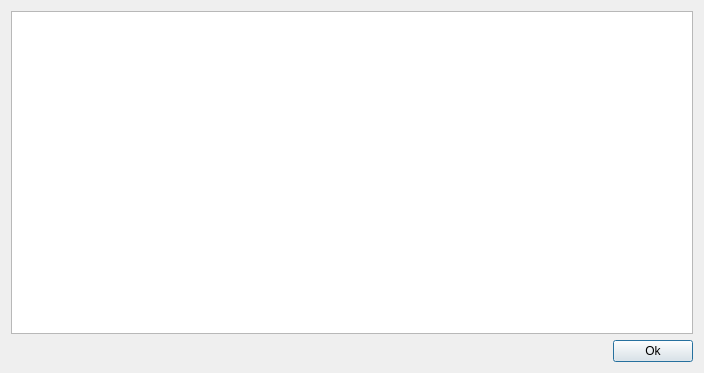
<?xml version="1.0" encoding="UTF-8"?>
<ui version="4.0">
 <class>ShowDailyPatients</class>
 <widget class="QDialog" name="ShowDailyPatients">
  <property name="geometry">
   <rect>
    <x>0</x>
    <y>0</y>
    <width>704</width>
    <height>373</height>
   </rect>
  </property>
  <property name="sizePolicy">
   <sizepolicy hsizetype="Expanding" vsizetype="Expanding">
    <horstretch>0</horstretch>
    <verstretch>0</verstretch>
   </sizepolicy>
  </property>
  <property name="windowTitle">
   <string>Dialog</string>
  </property>
  <layout class="QVBoxLayout" name="verticalLayout">
   <item>
    <widget class="QTableView" name="today_patients_tabel"/>
   </item>
   <item>
    <layout class="QHBoxLayout" name="horizontalLayout">
     <item>
      <spacer name="horizontalSpacer">
       <property name="orientation">
        <enum>Qt::Horizontal</enum>
       </property>
       <property name="sizeType">
        <enum>QSizePolicy::Expanding</enum>
       </property>
       <property name="sizeHint" stdset="0">
        <size>
         <width>438</width>
         <height>20</height>
        </size>
       </property>
      </spacer>
     </item>
     <item>
      <widget class="QPushButton" name="pushButton">
       <property name="text">
        <string>Ok</string>
       </property>
      </widget>
     </item>
    </layout>
   </item>
  </layout>
 </widget>
 <resources/>
 <connections/>
</ui>
